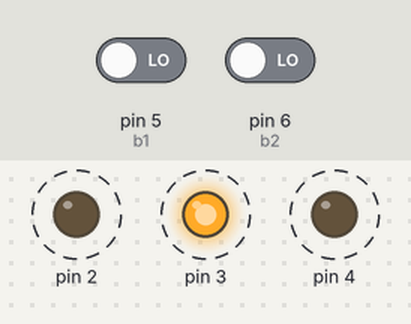
The sketch below on a simulated Arduino Uno, built with avr-gcc and run on an emulated ATmega328P. Parts: output pins drawn as LEDs (lit = HIGH). Dashed ring = blinking. Inputs (shaded band) come from the test bench; at power-on: pin 5 (b1) LOW, pin 6 (b2) LOW.

Above: at 3.8 s.
3.9 s: pin 5 (b1) driven HIGH
At 5.7 s:
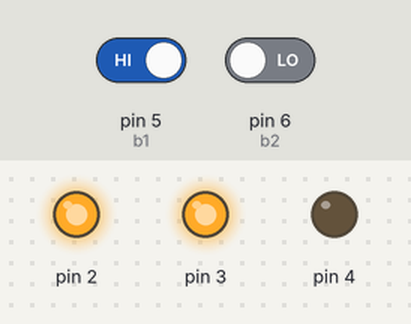
6.0 s: pin 6 (b2) driven HIGH
At 6.8 s:
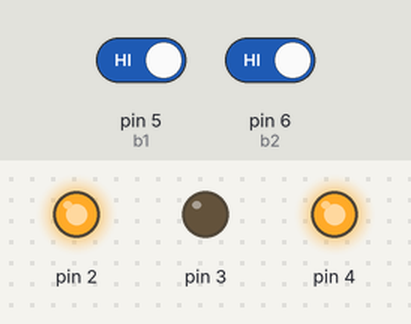
8.1 s: pin 5 (b1) driven LOW
At 8.4 s:
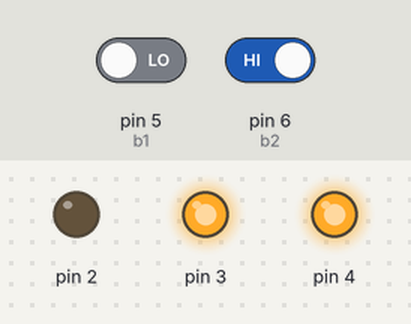
10.2 s: pin 6 (b2) driven LOW
At 10.6 s:
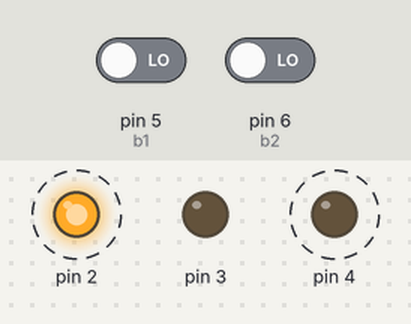
Timing chart, 0 to 14.7 s (numbered marks = the images above; inputs shaded):
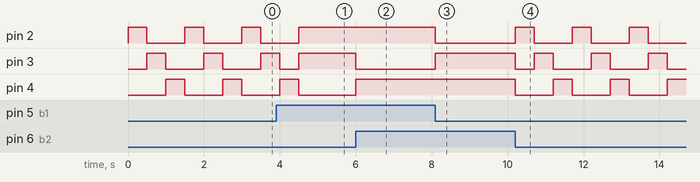

The sketch:

control_de_una_led_-_2022030.ino
```cpp
/*
Fundación Kinal
Centro Educativo Técnico Labral Kinal
Electrónica
Grado: Quinto
Sección: A
Curso: Taller de Electrónica Digital y Reparación de Computadoras I
Nombre: Cristian Estuardo Orellana Dieguez
Carné: 2022030
*/
#define in(pin) pinMode(pin, INPUT)
#define out(pin) pinMode(pin, OUTPUT)
#define l(pin) digitalWrite(pin, 0)
#define h(pin) digitalWrite(pin, 1)
#define b1 5
#define b2 6
#define r 2
#define v 3
#define a 4


void setup() {
out(r); out(v); out(a);
in(b1); in(b2);
}

void loop() {

  int bb1; bb1 = digitalRead(b1);
  int bb2; bb2 = digitalRead(b2);

 if(bb1 == 1 && bb2 == 0){
  l(a);
  h(r);  h(v);
 }
 if(bb2 == 1 && bb1 == 0){
  l(r);
  h(v);  h(a);
 }else if(bb1 == 1 && bb2 == 1){
  l(v);
  h(r);  h(a);
 }

else if(bb1 == 0 && bb2 == 0){
 l(r); l(v); l(a);
  h(r);  delay(500); l(r);
  h(v);  delay(500); l(v);
  h(a);  delay(500); l(a); }

}
```

Measured:
- after the input at 3.9 s, pin 2: goes on until 4.5 s, then stays HIGH; pin 4: goes on until 4.5 s, then stays LOW
- after the input at 6.0 s, pin 3: HIGH → LOW at once; pin 4: LOW → HIGH at once
- after the input at 8.1 s, pin 2: HIGH → LOW at once; pin 3: LOW → HIGH at once
- after the input at 10.2 s, pin 2, pin 4: alternates HIGH for 0.50 s and LOW for 1.0 s, starting at once; pin 3: HIGH → LOW at once, then repeats every 1.5 s: HIGH 0.50 s, LOW 1.0 s
- by itself, pin 2–4: alternates HIGH for 0.50 s and LOW for 1.0 s
